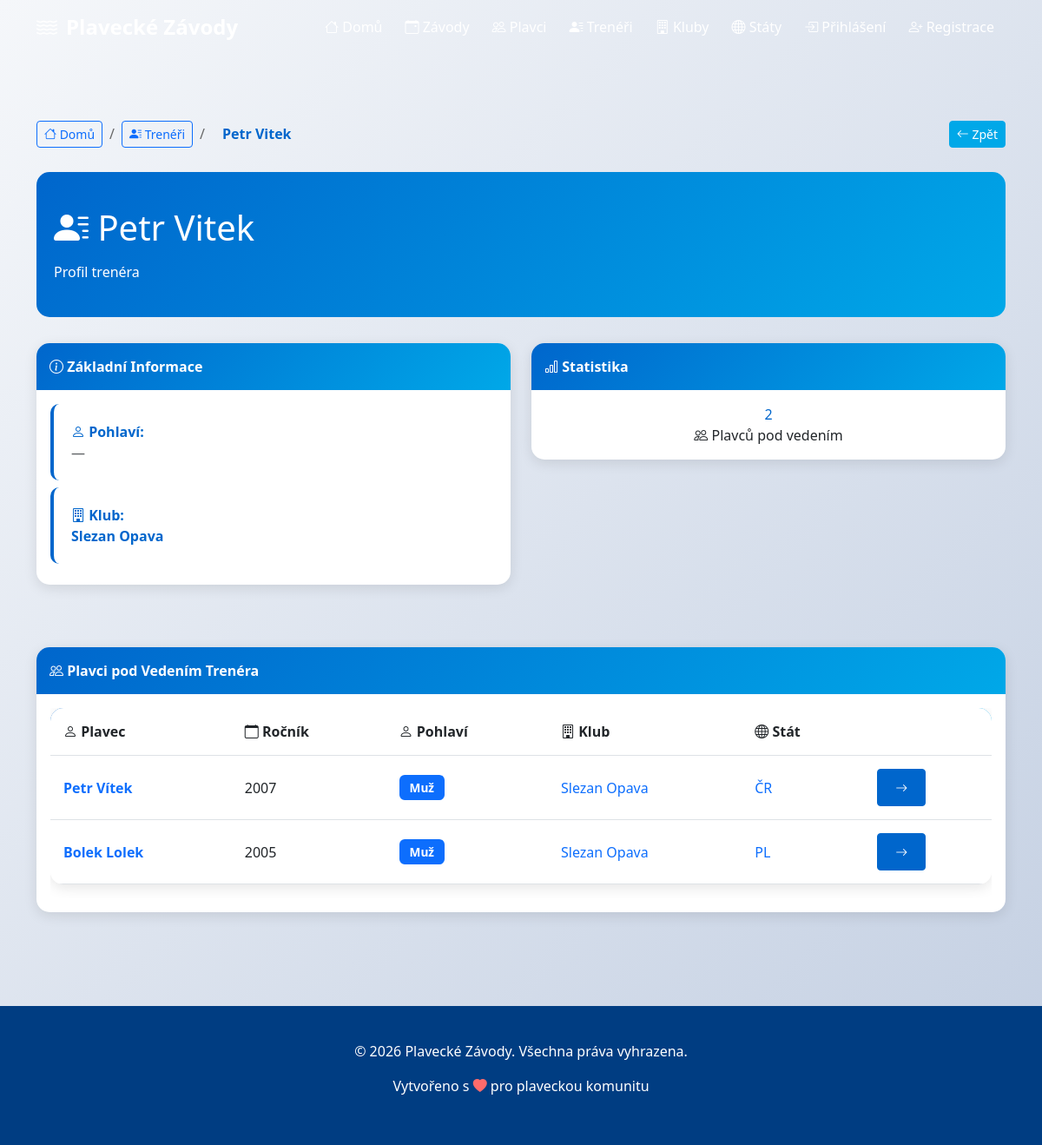
The page /treneri/6/ on the database its author committed.
### zavody/models.py (models this page shows, shortened)
class Trener(models.Model):
    POHLAVI_CHOICES = [
        ('M', 'Muž'),
        ('Z', 'Žena'),
    ]
    trener_id = models.AutoField(primary_key=True)
    jmeno = models.CharField(max_length=100)
    prijmeni = models.CharField(max_length=100)
    pohlavi = models.CharField(max_length=1, choices=POHLAVI_CHOICES, blank=True, null=True)
    foto = models.CharField(max_length=255, blank=True, null=True)
    klub = models.ForeignKey(Klub, on_delete=models.SET_NULL, null=True)
    stat = models.ForeignKey(Stat, on_delete=models.SET_NULL, null=True)
    plavci = models.ManyToManyField(Plavec, related_name='treneri', blank=True)
    class Meta:
        db_table = 'trener'
        verbose_name = 'Trenér'
        verbose_name_plural = 'Trenéři'

class Klub(models.Model):
    klub_id = models.AutoField(primary_key=True)
    nazev = models.CharField(max_length=100)
    mesto = models.ForeignKey(Mesto, on_delete=models.CASCADE)
    datum_zalozeni = models.DateField(blank=True, null=True)
    class Meta:
        db_table = 'klub'
        verbose_name = 'Klub'
        verbose_name_plural = 'Kluby'

class Plavec(models.Model):
    POHLAVI_CHOICES = [
        ('M', 'Muž'),
        ('Z', 'Žena'),
    ]
    plavec_id = models.AutoField(primary_key=True)
    jmeno = models.CharField(max_length=100)
    prijmeni = models.CharField(max_length=100)
    rocnik = models.IntegerField()  # Rok narození
    vaha = models.DecimalField(max_digits=5, decimal_places=2, blank=True, null=True)
    vyska = models.DecimalField(max_digits=5, decimal_places=2, blank=True, null=True)
    pohlavi = models.CharField(max_length=1, choices=POHLAVI_CHOICES)
    foto = models.CharField(max_length=255, blank=True, null=True)
    klub = models.ForeignKey(Klub, on_delete=models.SET_NULL, null=True)
    stat = models.ForeignKey(Stat, on_delete=models.SET_NULL, null=True)
    class Meta:
        db_table = 'plavec'
        verbose_name = 'Plavec'
        verbose_name_plural = 'Plavci'

class Stat(models.Model):
    stat_id = models.AutoField(primary_key=True)
    nazev = models.CharField(max_length=4, unique=True)  # CZE, SVK, POL, GER, UKR
    hymna = models.CharField(max_length=255, blank=True, null=True)
    class Meta:
        db_table = 'stat'
        verbose_name = 'Stát'
        verbose_name_plural = 'Státy'

### zavody/views.py (the view)
# urls.py: path('treneri/<int:pk>/', views.trener_detail, name='trener_detail'),
def trener_detail(request, pk):
    trener = get_object_or_404(Trener, trener_id=pk)
    plavci = trener.plavci.all()
    context = {
        'trener': trener,
        'plavci': plavci,
    }
    return render(request, 'zavody/trener_detail.html', context)

### zavody/templates/zavody/trener_detail.html (shortened to what this page needs)
{% extends 'base.html' %}
{% block content %}
<div class="container py-5">
    <nav aria-label="breadcrumb" class="mb-4" style="display: flex; justify-content: space-between; align-items: center; gap: 1rem;">
        <div style="display: flex; gap: 0.5rem; align-items: center;">
            <a href="{% url 'home' %}" class="btn btn-sm btn-outline-primary">
                <i class="bi bi-house"></i> Domů
            </a>
            <span style="color: #666;">/</span>
            <a href="{% url 'treneri_list' %}" class="btn btn-sm btn-outline-primary">
                <i class="bi bi-person-lines-fill"></i> Trenéři
            </a>
            <span style="color: #666;">/</span>
            <span style="padding: 0.5rem 0.75rem; color: #0066cc; font-weight: 600;">{{ trener.jmeno }} {{ trener.prijmeni }}</span>
        </div>
        <button onclick="history.back()" class="btn btn-sm btn-secondary" style="white-space: nowrap;">
            <i class="bi bi-arrow-left"></i> Zpět
        </button>
    </nav>
    <div class="detail-header">
        <h1><i class="bi bi-person-lines-fill"></i> {{ trener.jmeno }} {{ trener.prijmeni }}</h1>
        <p class="mb-0">Profil trenéra</p>
    </div>
    <div class="row mb-5">
        <div class="col-md-6">
            <div class="card mb-4">
                <div class="card-header">
                    <i class="bi bi-info-circle"></i> Základní Informace
                </div>
                <div class="card-body">
                    <div class="info-box mb-2">
                        <strong><i class="bi bi-person"></i> Pohlaví:</strong><br>
                        {% if trener.pohlavi == 'M' %}
                            <span class="badge bg-primary"><i class="bi bi-person"></i> Muž</span>
                        {% elif trener.pohlavi == 'Z' %}
                            <span class="badge bg-danger"><i class="bi bi-person"></i> Žena</span>
                        {% else %}
                            <span class="text-muted">—</span>
                        {% endif %}
                    </div>
                    {% if trener.klub %}
                        <div class="info-box mb-2">
                            <strong><i class="bi bi-building"></i> Klub:</strong><br>
                            <a href="{% url 'klub_detail' trener.klub.klub_id %}" style="text-decoration: none;">
                                <strong>{{ trener.klub.nazev }}</strong>
                            </a>
                        </div>
                    {% endif %}
                </div>
            </div>
        </div>
        <div class="col-md-6">
            <div class="card">
                <div class="card-header">
                    <i class="bi bi-bar-chart"></i> Statistika
                </div>
                <div class="card-body">
                    <div class="row text-center">
                        <div class="col-12">
                            <div class="number" style="color: var(--primary-color);">
                                {{ plavci|length }}
                            </div>
                            <div class="label">
                                <i class="bi bi-people"></i> Plavců pod vedením
                            </div>
                        </div>
                    </div>
                </div>
            </div>
        </div>
    </div>
    {% if plavci %}
        <div class="card">
            <div class="card-header">
                <i class="bi bi-people"></i> Plavci pod Vedením Trenéra
            </div>
            <div class="card-body">
                <div class="table-responsive">
                    <table class="table table-hover">
                        <thead>
                            <tr>
                                <th><i class="bi bi-person"></i> Plavec</th>
                                <th><i class="bi bi-calendar"></i> Ročník</th>
                                <th><i class="bi bi-person"></i> Pohlaví</th>
                                <th><i class="bi bi-building"></i> Klub</th>
                                <th><i class="bi bi-globe"></i> Stát</th>
                                <th></th>
                            </tr>
                        </thead>
                        <tbody>
                            {% for plavec in plavci %}
                                <tr>
                                    <td>
                                        <a href="{% url 'plavec_detail' plavec.plavec_id %}" style="text-decoration: none;">
                                            <strong>{{ plavec.jmeno }} {{ plavec.prijmeni }}</strong>
                                        </a>
                                    </td>
                                    <td>{{ plavec.rocnik }}</td>
                                    <td>
                                        {% if plavec.pohlavi == 'M' %}
                                            <span class="badge bg-primary">Muž</span>
                                        {% else %}
                                            <span class="badge bg-danger">Žena</span>
                                        {% endif %}
                                    </td>
                                    <td>
                                        {% if plavec.klub %}
                                            <a href="{% url 'klub_detail' plavec.klub.klub_id %}" style="text-decoration: none;">
                                                {{ plavec.klub.nazev }}
                                            </a>
                                        {% else %}
                                            <span class="text-muted">—</span>
                                        {% endif %}
                                    </td>
                                    <td>
                                        {% if plavec.stat %}
                                            <a href="{% url 'stat_detail' plavec.stat.stat_id %}" style="text-decoration: none;">
                                                {{ plavec.stat.nazev }}
                                            </a>
                                        {% else %}
                                            <span class="text-muted">—</span>
                                        {% endif %}
                                    </td>
                                    <td>
                                        <a href="{% url 'plavec_detail' plavec.plavec_id %}" class="btn btn-sm btn-primary">
                                            <i class="bi bi-arrow-right"></i>
                                        </a>
                                    </td>
                                </tr>
                            {% endfor %}
                        </tbody>
                    </table>
                </div>
            </div>
        </div>
    {% else %}
        <div class="alert alert-info" role="alert">
            <i class="bi bi-info-circle"></i> Trenér zatím nemá žádné plavce pod vedením.
        </div>
    {% endif %}
</div>
{% endblock %}

### zavody/templates/base.html (style rules this page uses)
:root { --primary-color: #0066cc; --secondary-color: #00a8e8; --dark-color: #003d82; --light-color: #e8f4f8; }
body { font-family: 'Segoe UI', Tahoma, Geneva, Verdana, sans-serif; background: linear-gradient(135deg, #f5f7fa 0%, #c3cfe2 100%); min-height: 100vh; }
.card { border: none; border-radius: 15px; box-shadow: 0 4px 15px rgba(0, 0, 0, 0.1); transition: all 0.3s ease; overflow: hidden; }
.card-header { background: linear-gradient(135deg, var(--primary-color) 0%, var(--secondary-color) 100%); color: white; border: none; font-weight: 600; padding: 15px; }
.badge { padding: 8px 12px; font-size: 0.85rem; font-weight: 600; }
.btn-primary { background-color: var(--primary-color); border-color: var(--primary-color); font-weight: 600; padding: 10px 20px; transition: all 0.3s ease; }
.btn-secondary { background-color: var(--secondary-color); border-color: var(--secondary-color); }
.table { background: white; border-radius: 15px; overflow: hidden; box-shadow: 0 4px 15px rgba(0, 0, 0, 0.1); }
.table thead { background: linear-gradient(135deg, var(--primary-color) 0%, var(--secondary-color) 100%); color: white; }
.table td, .table th { vertical-align: middle; padding: 15px; }
.detail-header { background: linear-gradient(135deg, var(--primary-color) 0%, var(--secondary-color) 100%); color: white; padding: 40px 20px; border-radius: 15px; margin-bottom: 30px; }
.detail-header h1 { font-size: 2.5rem; margin-bottom: 15px; }
.info-box { background: white; padding: 20px; border-left: 4px solid var(--primary-color); border-radius: 10px; margin-bottom: 20px; }
.info-box strong { color: var(--primary-color); }

### rows shown on the page
Trener: jmeno "Petr", prijmeni "Vitek", klub.nazev "Slezan Opava"
Plavec: jmeno "Petr", prijmeni "Vítek", rocnik "2007", pohlavi "Muž", klub.nazev "Slezan Opava", stat.nazev "ČR"
Plavec: jmeno "Bolek", prijmeni "Lolek", rocnik "2005", pohlavi "Muž", klub.nazev "Slezan Opava", stat.nazev "PL"

### other values the page prints
{{ plavci|length }} "2"
